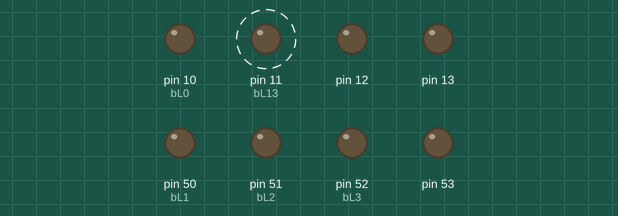
Simulated run of this sketch. Board: Arduino Mega 2560, built with avr-gcc and run on an emulated ATmega2560. Shown: output pins drawn as LEDs (lit = HIGH). Dashed ring = blinking.

Above: at 0.02 s.
Timing chart, 0 to 3.0 s (numbered marks = the images above):
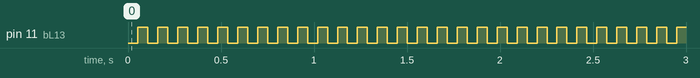

Measured:
- by itself, pin 11 (bL13): alternates HIGH for 0.05 s and LOW for 0.05 s

The sketch:

arduino_h_test.ino
```cpp
//#include <avr/io.h>
//#include "Arduino.h"

// PORTB5 -> LED du board Diduino – Arduino
#define bL13 PORTB5
#define      L13Read   bitRead (  PINB, bL13 )
#define      L13Set    bitSet  ( PORTB, bL13 )
#define      L13Clear  bitClear( PORTB, bL13 )
#define      L13Toggle PORTB ^= 1<<bL13
// PORTB4 -> LED 0
#define bL0  PORTB4
#define      L0Read    bitRead (  PINB, bL0 )
#define      L0Set     bitSet  ( PORTB, bL0 )
#define      L0Clear   bitClear( PORTB, bL0 )
#define      L0Toggle  PORTB ^= 1<<bL0
// PORTB3 -> LED 1
#define bL1  PORTB3
#define      L1Read    bitRead (  PINB, bL1 )
#define      L1Set     bitSet  ( PORTB, bL1 )
#define      L1Clear   bitClear( PORTB, bL1 )
#define      L1Toggle  PORTB ^= 1<<bL1
// PORTB2 -> LED 2
#define bL2  PORTB2
#define      L2Read    bitRead (  PINB, bL2 )
#define      L2Set     bitSet  ( PORTB, bL2 )
#define      L2Clear   bitClear( PORTB, bL2 )
#define      L2Toggle  PORTB ^= 1<<bL2
// PORTB1 -> LED 0
#define bL3  PORTB1
#define      L3Read    bitRead (  PINB, bL3 )
#define      L3Set     bitSet  ( PORTB, bL3 )
#define      L3Clear   bitClear( PORTB, bL3 )
#define      L3Toggle  PORTB ^= 1<<bL3
// PORTD2 -> Bouton 1
#define bP1  PORTD2
#define      P1Read    !bitRead(  PIND, bP1 )
// Pin Data sur le transmetteur

#define RXPin1    2
#define bRX1 PORTD2
#define RXPin2    3
#define bRX2 PORTD3


void wait( int delayMs ) // calibré 8 Mega avec 450 (56 à 1 MHz)
{
    for( volatile int i=0; i<delayMs; i++ )
    {
        for( volatile int j=0; j<450; j++ ) {}
    }
}


int main()
{
    DDRB = 0b11111111;
    L13Set;
    pinMode( 13, OUTPUT );

    while( true )
    {
        L13Toggle;
        wait( 100 );
//        digitalWrite( 13, HIGH );
    }
}
```
